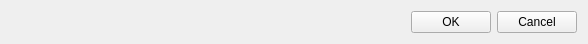
<?xml version="1.0" encoding="UTF-8"?>
<ui version="4.0">
 <class>ButtonsFrame</class>
 <widget class="QFrame" name="ButtonsFrame">
  <property name="geometry">
   <rect>
    <x>0</x>
    <y>0</y>
    <width>588</width>
    <height>41</height>
   </rect>
  </property>
  <property name="sizePolicy">
   <sizepolicy hsizetype="Minimum" vsizetype="Minimum">
    <horstretch>0</horstretch>
    <verstretch>0</verstretch>
   </sizepolicy>
  </property>
  <property name="windowTitle">
   <string>Frame</string>
  </property>
  <layout class="QHBoxLayout" name="horizontalLayout">
   <item>
    <widget class="QLabel" name="lblErrorMsg">
     <property name="styleSheet">
      <string notr="true">{calor:&quot;red&quot;}</string>
     </property>
     <property name="text">
      <string/>
     </property>
    </widget>
   </item>
   <item>
    <widget class="QPushButton" name="btnOK">
     <property name="sizePolicy">
      <sizepolicy hsizetype="Fixed" vsizetype="Fixed">
       <horstretch>0</horstretch>
       <verstretch>0</verstretch>
      </sizepolicy>
     </property>
     <property name="text">
      <string>OK</string>
     </property>
    </widget>
   </item>
   <item>
    <widget class="QPushButton" name="btnCancel">
     <property name="sizePolicy">
      <sizepolicy hsizetype="Fixed" vsizetype="Fixed">
       <horstretch>0</horstretch>
       <verstretch>0</verstretch>
      </sizepolicy>
     </property>
     <property name="text">
      <string>Cancel</string>
     </property>
    </widget>
   </item>
  </layout>
 </widget>
 <resources/>
 <connections/>
</ui>
